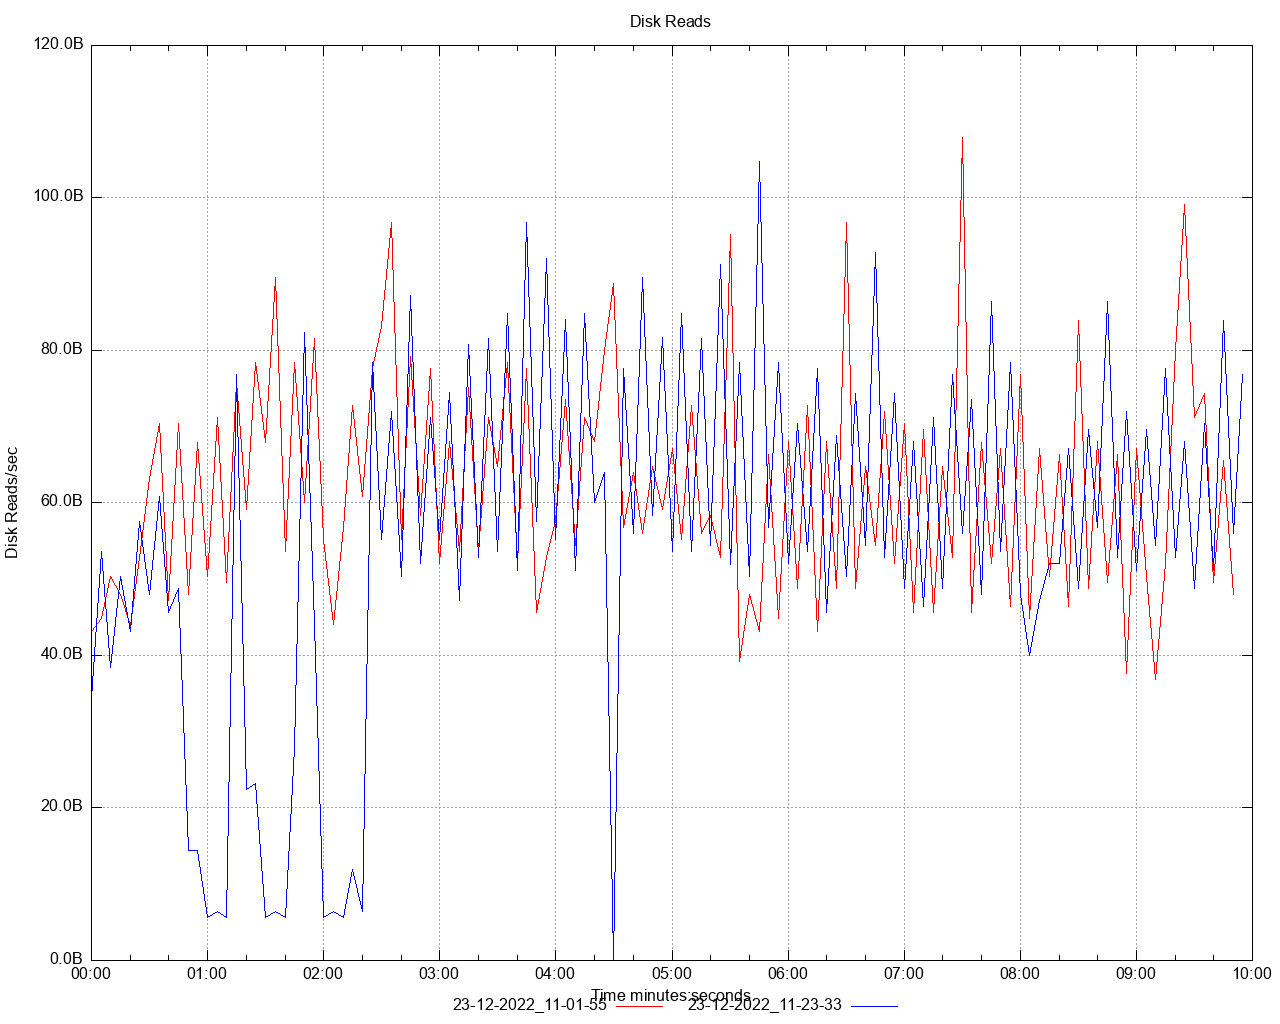

The gnuplot source for this figure:
set title 'Disk Reads' noenhanced
set style data lines
set datafile separator ","
set terminal png size 1280,1024
set grid
set key below
set xdata time
set timefmt "%s"
offset = 0
t0(x)=(offset=($0==0) ? x : offset, x - offset)
set xlabel 'Time minutes:seconds'
set ylabel 'Disk Reads/sec'
set format y '%.1s%cB'
set output '/Users/ahmet.mircik/Workspace/python/hazelcast-simulator/offload-benchmarks/report/dstat/disk_read_A4.png'
plot \
   '/Users/ahmet.mircik/Workspace/python/hazelcast-simulator/offload-benchmarks/report/data/disk_read_A4_1.data' using (t0(timecolumn(1))):2 title "23-12-2022_11-01-55" noenhanced lt rgb "red", \
   '/Users/ahmet.mircik/Workspace/python/hazelcast-simulator/offload-benchmarks/report/data/disk_read_A4_2.data' using (t0(timecolumn(1))):2 title "23-12-2022_11-23-33" noenhanced lt rgb "blue", \
